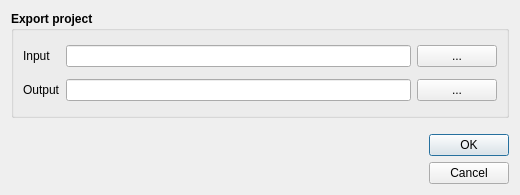
<?xml version="1.0" encoding="UTF-8"?>
<ui version="4.0">
 <class>esporta_progetto</class>
 <widget class="QDialog" name="esporta_progetto">
  <property name="geometry">
   <rect>
    <x>0</x>
    <y>0</y>
    <width>520</width>
    <height>195</height>
   </rect>
  </property>
  <property name="sizePolicy">
   <sizepolicy hsizetype="Fixed" vsizetype="Fixed">
    <horstretch>0</horstretch>
    <verstretch>0</verstretch>
   </sizepolicy>
  </property>
  <property name="minimumSize">
   <size>
    <width>520</width>
    <height>195</height>
   </size>
  </property>
  <property name="maximumSize">
   <size>
    <width>1500</width>
    <height>1500</height>
   </size>
  </property>
  <property name="windowTitle">
   <string>Export project</string>
  </property>
  <property name="locale">
   <locale language="English" country="UnitedStates"/>
  </property>
  <property name="modal">
   <bool>true</bool>
  </property>
  <layout class="QGridLayout" name="gridLayout">
   <item row="0" column="0">
    <widget class="QGroupBox" name="groupBox_2">
     <property name="sizePolicy">
      <sizepolicy hsizetype="Expanding" vsizetype="Expanding">
       <horstretch>0</horstretch>
       <verstretch>0</verstretch>
      </sizepolicy>
     </property>
     <property name="font">
      <font>
       <weight>75</weight>
       <bold>true</bold>
      </font>
     </property>
     <property name="locale">
      <locale language="English" country="UnitedStates"/>
     </property>
     <property name="title">
      <string>Export project</string>
     </property>
     <layout class="QGridLayout" name="gridLayout_3">
      <item row="4" column="1">
       <spacer name="verticalSpacer_3">
        <property name="orientation">
         <enum>Qt::Vertical</enum>
        </property>
        <property name="sizeHint" stdset="0">
         <size>
          <width>20</width>
          <height>40</height>
         </size>
        </property>
       </spacer>
      </item>
      <item row="0" column="1">
       <spacer name="verticalSpacer">
        <property name="orientation">
         <enum>Qt::Vertical</enum>
        </property>
        <property name="sizeHint" stdset="0">
         <size>
          <width>20</width>
          <height>40</height>
         </size>
        </property>
       </spacer>
      </item>
      <item row="1" column="0">
       <widget class="QLabel" name="label">
        <property name="font">
         <font>
          <weight>50</weight>
          <bold>false</bold>
         </font>
        </property>
        <property name="text">
         <string>Input</string>
        </property>
       </widget>
      </item>
      <item row="3" column="0">
       <widget class="QLabel" name="label_2">
        <property name="font">
         <font>
          <weight>50</weight>
          <bold>false</bold>
         </font>
        </property>
        <property name="text">
         <string>Output</string>
        </property>
       </widget>
      </item>
      <item row="2" column="1">
       <spacer name="verticalSpacer_2">
        <property name="orientation">
         <enum>Qt::Vertical</enum>
        </property>
        <property name="sizeHint" stdset="0">
         <size>
          <width>20</width>
          <height>40</height>
         </size>
        </property>
       </spacer>
      </item>
      <item row="1" column="1">
       <widget class="QLineEdit" name="dir_input">
        <property name="enabled">
         <bool>true</bool>
        </property>
        <property name="palette">
         <palette>
          <active>
           <colorrole role="Text">
            <brush brushstyle="SolidPattern">
             <color alpha="255">
              <red>0</red>
              <green>0</green>
              <blue>0</blue>
             </color>
            </brush>
           </colorrole>
          </active>
          <inactive>
           <colorrole role="Text">
            <brush brushstyle="SolidPattern">
             <color alpha="255">
              <red>0</red>
              <green>0</green>
              <blue>0</blue>
             </color>
            </brush>
           </colorrole>
          </inactive>
          <disabled>
           <colorrole role="Text">
            <brush brushstyle="SolidPattern">
             <color alpha="255">
              <red>120</red>
              <green>120</green>
              <blue>120</blue>
             </color>
            </brush>
           </colorrole>
          </disabled>
         </palette>
        </property>
        <property name="toolTip">
         <string>Enter the directory of the QGIS project to be exported.</string>
        </property>
       </widget>
      </item>
      <item row="3" column="1">
       <widget class="QLineEdit" name="dir_output">
        <property name="enabled">
         <bool>true</bool>
        </property>
        <property name="toolTip">
         <string>Enter the save directory.</string>
        </property>
       </widget>
      </item>
      <item row="3" column="2">
       <widget class="QPushButton" name="pushButton_out">
        <property name="font">
         <font>
          <weight>50</weight>
          <bold>false</bold>
         </font>
        </property>
        <property name="cursor">
         <cursorShape>PointingHandCursor</cursorShape>
        </property>
        <property name="text">
         <string>...</string>
        </property>
       </widget>
      </item>
      <item row="1" column="2">
       <widget class="QPushButton" name="pushButton_in">
        <property name="font">
         <font>
          <weight>50</weight>
          <bold>false</bold>
         </font>
        </property>
        <property name="cursor">
         <cursorShape>PointingHandCursor</cursorShape>
        </property>
        <property name="text">
         <string>...</string>
        </property>
       </widget>
      </item>
     </layout>
    </widget>
   </item>
   <item row="1" column="0">
    <layout class="QGridLayout" name="gridLayout_4">
     <property name="sizeConstraint">
      <enum>QLayout::SetDefaultConstraint</enum>
     </property>
     <property name="topMargin">
      <number>10</number>
     </property>
     <property name="horizontalSpacing">
      <number>10</number>
     </property>
     <property name="verticalSpacing">
      <number>0</number>
     </property>
     <item row="0" column="2">
      <widget class="QLabel" name="centroms">
       <property name="sizePolicy">
        <sizepolicy hsizetype="Minimum" vsizetype="Fixed">
         <horstretch>0</horstretch>
         <verstretch>0</verstretch>
        </sizepolicy>
       </property>
       <property name="maximumSize">
        <size>
         <width>120</width>
         <height>60</height>
        </size>
       </property>
       <property name="text">
        <string/>
       </property>
       <property name="pixmap">
        <pixmap>img/logo-centroMS.jpg</pixmap>
       </property>
       <property name="scaledContents">
        <bool>true</bool>
       </property>
       <property name="alignment">
        <set>Qt::AlignCenter</set>
       </property>
      </widget>
     </item>
     <item row="0" column="0">
      <widget class="QLabel" name="cnr">
       <property name="sizePolicy">
        <sizepolicy hsizetype="Preferred" vsizetype="Fixed">
         <horstretch>0</horstretch>
         <verstretch>0</verstretch>
        </sizepolicy>
       </property>
       <property name="text">
        <string/>
       </property>
       <property name="pixmap">
        <pixmap>img/logo-cnr.png</pixmap>
       </property>
      </widget>
     </item>
     <item row="0" column="1">
      <widget class="QLabel" name="igag">
       <property name="sizePolicy">
        <sizepolicy hsizetype="Preferred" vsizetype="Fixed">
         <horstretch>0</horstretch>
         <verstretch>0</verstretch>
        </sizepolicy>
       </property>
       <property name="text">
        <string/>
       </property>
       <property name="pixmap">
        <pixmap>img/logo-igag.png</pixmap>
       </property>
      </widget>
     </item>
     <item row="0" column="3">
      <spacer name="horizontalSpacer">
       <property name="orientation">
        <enum>Qt::Horizontal</enum>
       </property>
       <property name="sizeHint" stdset="0">
        <size>
         <width>40</width>
         <height>20</height>
        </size>
       </property>
      </spacer>
     </item>
     <item row="0" column="4">
      <widget class="QDialogButtonBox" name="button_box">
       <property name="cursor">
        <cursorShape>PointingHandCursor</cursorShape>
       </property>
       <property name="orientation">
        <enum>Qt::Vertical</enum>
       </property>
       <property name="standardButtons">
        <set>QDialogButtonBox::Cancel|QDialogButtonBox::Ok</set>
       </property>
      </widget>
     </item>
    </layout>
   </item>
  </layout>
 </widget>
 <resources/>
 <connections>
  <connection>
   <sender>button_box</sender>
   <signal>accepted()</signal>
   <receiver>esporta_progetto</receiver>
   <slot>accept()</slot>
   <hints>
    <hint type="sourcelabel">
     <x>248</x>
     <y>254</y>
    </hint>
    <hint type="destinationlabel">
     <x>157</x>
     <y>274</y>
    </hint>
   </hints>
  </connection>
  <connection>
   <sender>button_box</sender>
   <signal>rejected()</signal>
   <receiver>esporta_progetto</receiver>
   <slot>reject()</slot>
   <hints>
    <hint type="sourcelabel">
     <x>316</x>
     <y>260</y>
    </hint>
    <hint type="destinationlabel">
     <x>286</x>
     <y>274</y>
    </hint>
   </hints>
  </connection>
 </connections>
</ui>
